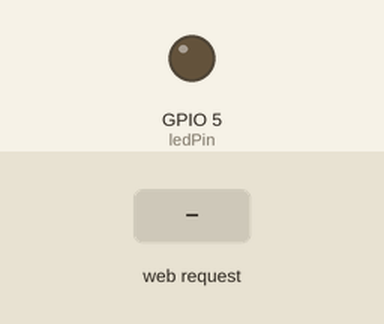
Bench run of a sketch on a simulated ESP32. Shown: output pins drawn as LEDs (lit = HIGH). Inputs (shaded band) come from the test bench. WiFi joins after 1.5 s; servers stay silent unless stated; what the sketch prints to the serial monitor is not drawn.

Above: at 2.7 s.
2.8 s: HTTP request GET /toggle received
At 3.2 s:
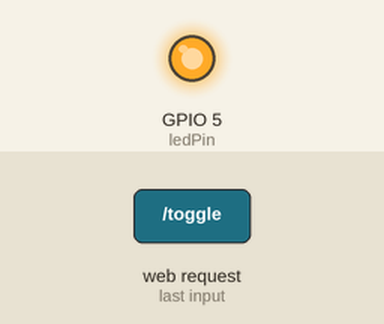
Timing chart, 0 to 5.8 s (numbered marks = the images above; inputs shaded):
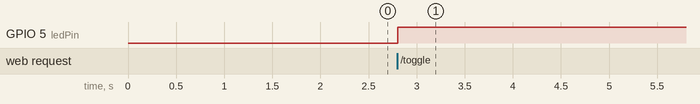

Measured:
- after the input at 2.8 s, GPIO 5 (ledPin): LOW → HIGH at once

The sketch:

ToggleLED.ino
```cpp
#include <WiFi.h>

const char* SSID1 = "Vodafone-FB72";
const char* PW1 = "QmDRgGpmgmM8h3hu";

const char* SSID2 = "neon1024";
const char* PW2 = "13371337";

// Select which network to use
const char* ssid = SSID1;
const char* password = PW1;

WiFiServer server(80);  // Create server on port 80

int ledPin = 5;         // LED connected to GPIO 5
bool ledState = false;  // Track LED state

void setup() {
  Serial.begin(115200);
  pinMode(ledPin, OUTPUT);
  digitalWrite(ledPin, ledState);

  Serial.print("Connecting to ");
  Serial.println(ssid);

  WiFi.begin(ssid, password);

  while (WiFi.status() != WL_CONNECTED) {
    delay(500);
    Serial.print(".");
  }

  Serial.println();
  Serial.println("WiFi connected.");
  Serial.print("IP address: ");
  Serial.println(WiFi.localIP());

  server.begin();  // Start the server
}

void loop() {
  WiFiClient client = server.accept(); // updated to avoid deprecation warning

  if (client) {
    Serial.println("New Client.");
    String request = "";
    while (client.connected()) {
      if (client.available()) {
        char c = client.read();
        request += c;
        if (c == '\n' && request.endsWith("\r\n\r\n")) {
          break;  // End of headers
        }
      }
    }

    if (request.indexOf("GET /toggle") >= 0) {
      ledState = !ledState;
      digitalWrite(ledPin, ledState);
    }

    // Send HTML response with styling
    client.println("HTTP/1.1 200 OK");
    client.println("Content-type:text/html");
    client.println();

    client.println("<!DOCTYPE html><html>");
    client.println("<head>");
    client.println("<meta charset='UTF-8'>");
    client.println("<title>ESP32 LED Toggle</title>");
    client.println("<style>");
    client.println("body { font-family: Arial, sans-serif; display: flex; flex-direction: column; align-items: center; justify-content: center; height: 100vh; margin: 0; background-color: #f0f0f0; }");
    client.println("h1 { color: #333; margin-bottom: 20px; }");
    client.println(".status { font-weight: bold; display: inline-block; width: 50px; text-align: center; }");
    client.println(".on { color: blue; }");
    client.println(".off { color: black; }");
    client.println("button { padding: 10px 20px; font-size: 16px; cursor: pointer; border: none; border-radius: 5px; background-color: #007BFF; color: white; }");
    client.println("button:hover { background-color: #0056b3; }");
    client.println("</style>");
    client.println("</head>");
    client.println("<body>");
    client.print("<h1>LED is <span class=\"status ");
    client.print(!ledState ? "on" : "off");
    client.print("\">");
    client.print(!ledState ? "ON" : "OFF");
    client.println("</span></h1>");
    client.println("<form action=\"/toggle\" method=\"GET\">");
    client.println("<button type=\"submit\">Toggle LED</button>");
    client.println("</form>");
    client.println("</body></html>");

    client.println();
    client.stop();
    Serial.println("Client Disconnected.");
  }
}
```
